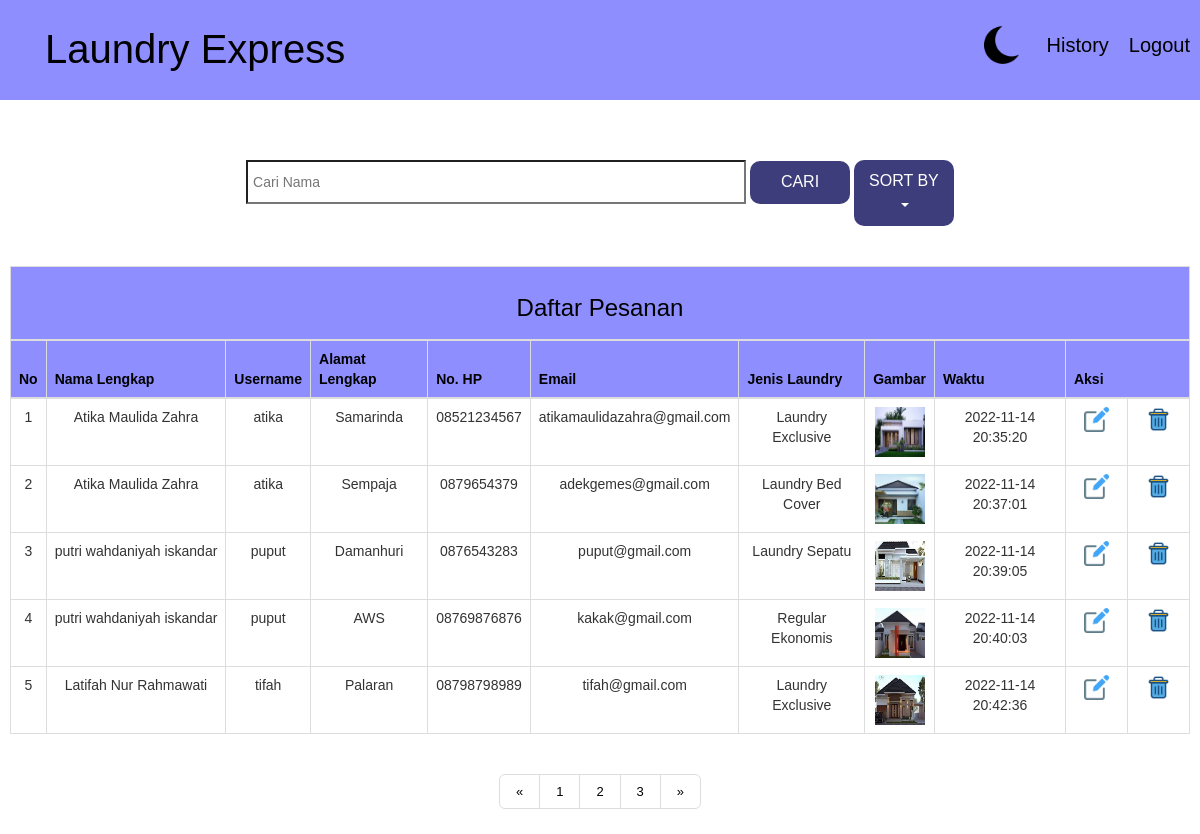
Page /beranda-admin.php on the committed database.
### tables this page shows
CREATE TABLE `laundry` (
  `id` int(11) NOT NULL,
  `id_user` int(11) NOT NULL,
  `nama` varchar(100) NOT NULL,
  `alamat` text NOT NULL,
  `telpon` varchar(25) NOT NULL,
  `email` varchar(100) NOT NULL,
  `jenis` varchar(100) NOT NULL
);

CREATE TABLE `user` (
  `id_user` int(11) NOT NULL,
  `nama` varchar(255) NOT NULL,
  `username` varchar(255) NOT NULL,
  `password` text NOT NULL
);

CREATE TABLE `gambar` (
  `id_gambar` int(11) NOT NULL,
  `id` int(11) NOT NULL,
  `nama_file` varchar(64) NOT NULL,
  `file` varchar(64) NOT NULL,
  `waktu` datetime NOT NULL
);

### beranda-admin.php (the view, shortened to what this page needs)
<?php
require "koneksi.php";
?>
<!DOCTYPE html>
<html lang="en">
<head>
    <link rel="stylesheet" href="css/styleData.css">
    <link rel="stylesheet" href="css/stylesheet.css">
    <link rel="stylesheet" href="css/styleSearch.css">
    <link rel="stylesheet" href="css/pagination.css">
    <link rel="stylesheet" href="https://maxcdn.bootstrapcdn.com/bootstrap/3.4.1/css/bootstrap.min.css">
</head>
<body>
    <div class="header">
        <div class="nama-header"><a href="beranda-admin.php" style="text-decoration: none;" data-toggle="tooltip" title="Kembali Ke Halaman Sebelumnya">Laundry Express</a></div>
        <div class="list-header">
            <ul>
                <li><button id="switch"><img src="images/night-mode.png" width="50px" height="50px"></button></li>
                <li><a href="history2.php" style="text-decoration: none;">History</a></li>
                <li><a href="logout.php" style="text-decoration: none;">Logout</a></li>
            </ul>
        </div>
    </div>
    <br><br>
    <div class="cari">
        <form action="" method="get">
            <input type="search" name="search" id="search" placeholder="Cari Nama" class="search">
            <input type="submit" name="submit" value="CARI" class="button-search">
        </form>
        <div class="dropdown">
            <button class="button-search" type="button" data-toggle="dropdown">SORT BY
            <span class="caret"></span></button>
        </div>
    </div>
    <br><br>
    <div class="tabel center" style="overflow-x: auto;">
        <table class="table table-bordered table-paginate" cellspacing="0" width="100%">
            <thead>
                <tr>
                    <th colspan="11" class="thead">
                        <h3 class="daftar">Daftar Pesanan</h3>
                    </th>
                </tr>
                <tr>
                    <th>No</th>
                    <th nowrap>Nama Lengkap</th>
                    <th>Username</th>
                    <th>Alamat Lengkap</th>
                    <th>No. HP</th>
                    <th>Email</th>
                    <th>Jenis Laundry</th>
                    <th>Gambar</th>
                    <th>Waktu</th>
                    <th colspan="2">Aksi</th>
                </tr>
            </thead>
            <tbody>
                <?php
                $batas = 5;
                $halaman = isset($_GET['halaman']) ?(int)$_GET['halaman'] : 1;
                $halaman_awal = ($halaman > 1) ? ($halaman * $batas) - $batas : 0;
                $previous = $halaman - 1;
                $next = $halaman + 1;
                $query = mysqli_query($db, "SELECT * FROM laundry INNER JOIN gambar ON laundry.id=gambar.id INNER JOIN user ON laundry.id_user=user.id_user");
                $jumlah_data = mysqli_num_rows($query);
                $total_halaman = ceil($jumlah_data / $batas);
                if (isset($_GET['submit'])) {
                    $search = $_GET['search'];
                    $query = mysqli_query($db, "SELECT * FROM laundry INNER JOIN gambar ON laundry.id=gambar.id INNER JOIN user ON laundry.id_user=user.id_user WHERE username LIKE '%$search%'");;
                } elseif (isset($_GET['alamat'])) {
                    $query = mysqli_query($db, "SELECT * FROM laundry INNER JOIN gambar ON laundry.id=gambar.id INNER JOIN user ON laundry.id_user=user.id_user ORDER BY alamat ASC limit $halaman_awal, $batas");
                } elseif (isset($_GET['laundry'])) {
                    $query = mysqli_query($db, "SELECT * FROM laundry INNER JOIN gambar ON laundry.id=gambar.id INNER JOIN user ON laundry.id_user=user.id_user ORDER BY jenis ASC limit $halaman_awal, $batas");
                } elseif (isset($_GET['username'])) {
                    $query = mysqli_query($db, "SELECT * FROM laundry INNER JOIN gambar ON laundry.id=gambar.id INNER JOIN user ON laundry.id_user=user.id_user ORDER BY username ASC limit $halaman_awal, $batas");
                } elseif (isset($_GET['waktu'])) {
                    $query = mysqli_query($db, "SELECT * FROM laundry INNER JOIN gambar ON laundry.id=gambar.id INNER JOIN user ON laundry.id_user=user.id_user ORDER BY waktu ASC limit $halaman_awal, $batas");
                } else {
                    $query = mysqli_query($db, "SELECT * FROM laundry INNER JOIN gambar ON laundry.id=gambar.id INNER JOIN user ON laundry.id_user=user.id_user limit $halaman_awal, $batas");
                }
                $i = $halaman_awal + 1;
                while ($row = mysqli_fetch_assoc($query)) {
                ?>
                <tr>
                    <td><?= $i ?></td>
                    <td nowrap><?=$row['nama']?></td>
                    <td><?=$row['username']?></td>
                    <td><?=$row['alamat']?></td>
                    <td><?=$row['telpon']?></td>
                    <td><?=$row['email']?></td>
                    <td><?=$row['jenis']?></td>
                    <td><img src="gambar/<?=$row['file']?>" width="50px" height="50px" ></td>
                    <td><?=$row['waktu']?></td>
                    <td class="edit">
                        <a href="edit.php?id=<?=$row['id']?>">
                            <img src="images/edit.png" width="25px" height="25px">
                        </a>
                    </td>
                    <td class="hapus">
                        <a href="hapus.php?id=<?=$row['id']?>" onclick="return confirm('Apakah Data akan dihapus')" >
                            <img src="images/trash-can.png" width="25px" height="25px">
                        </a>
                    </td>
                </tr>
                <?php
                $i++;
                }?>
            </tbody>
        </table>
        <nav>
            <ul class="pagination justify-content-center pagination-lg">
                <li class="page-item">
                    <a class="page-link" tabindex="-1" <?php if($halaman > 1){ echo "href='?halaman=$previous'"; } ?>>&laquo;</a>
                </li>
                <?php
                    for($x=1; $x <= $total_halaman; $x++){
                        ?>
                        <li class="page-item"><a class="page-link" href="?halaman=<?php echo $x ?>"><?php echo $x; ?><span class="sr-only">(current)</span></a></li>
                        <?php
                    }
                    ?>
                    <li class="page-item">
                        <a class="page-link" <?php if($halaman < $total_halaman) { echo "href='?halaman=$next'"; } ?>>&raquo;</a>
                    </li>
            </ul>
        </nav>
    </div>
</body>
</html>

### css/styleData.css (style rules this page uses)
* { margin: 0; padding: 0; font-family: 'Lucida Sans', 'Lucida Sans Regular', 'Lucida Grande', 'Lucida Sans Unicode', Geneva, Verdana, sans-serif; }
thead tr { background-color: rgb(142, 142, 255); color: black; }
th { padding: 10px 5px; }
td { height: 40px; }
table { width: 100%; }
table a { padding: 10px; border-radius: 5px; }
.tabel { margin: 0 10px; text-align: center; display: flex; flex-direction: column; }
.daftar { display: flex; justify-content: center; align-items: center; }

### css/stylesheet.css (style rules this page uses)
* { margin: 0; padding: 0; }
.header { background-color: rgb(142, 142, 255); color: black; height: 100px; display: flex; justify-content:space-between ; align-items: center; }
.header a { color: black; }
.nama-header { float: left; font-size: 40px; padding: 25px 45px; }
.list-header ul { display: flex; align-items: center; justify-content: flex-end; }
.list-header ul li { padding: 0 10px; }
.list-header a { color: black; }
body { font-family: 'Lucida Sans', 'Lucida Sans Regular', 'Lucida Grande', 'Lucida Sans Unicode', Geneva, Verdana, sans-serif; }
li { list-style: none; float :left; font-size: 20px; }
#switch { background-color: rgb(142, 142, 255); border: none; }

### css/styleSearch.css (style rules this page uses)
.cari { display: flex; justify-content: center; margin-top: 20px; }
.search { padding: 10px 5px; width: 500px; }
.button-search { padding: 10px; width: 100px; font-size: medium; background-color: rgb(61, 61, 124); color: white; border:none; border-radius: 10px; }

### css/pagination.css (style rules this page uses)
.pagination .page-item .page-link { color: black; font-size: small; float: left; padding: 8px 16px; text-decoration: none; transition: background-color .3s; }

### rows in the picture
laundry: id_user.nama "Atika Maulida Zahra", id_user.username "atika", alamat "Samarinda", telpon "08521234567", email "atikamaulidazahra@gmail.com", jenis "Laundry Exclusive", gambar.file (picture), gambar.waktu "2022-11-14 20:35:20"
laundry: id_user.nama "Atika Maulida Zahra", id_user.username "atika", alamat "Sempaja", telpon "0879654379", email "adekgemes@gmail.com", jenis "Laundry Bed Cover", gambar.file (picture), gambar.waktu "2022-11-14 20:37:01"
laundry: id_user.nama "putri wahdaniyah iskandar", id_user.username "puput", alamat "Damanhuri", telpon "0876543283", email "puput@gmail.com", jenis "Laundry Sepatu", gambar.file (picture), gambar.waktu "2022-11-14 20:39:05"
laundry: id_user.nama "putri wahdaniyah iskandar", id_user.username "puput", alamat "AWS", telpon "08769876876", email "kakak@gmail.com", jenis "Regular Ekonomis", gambar.file (picture), gambar.waktu "2022-11-14 20:40:03"
laundry: id_user.nama "Latifah Nur Rahmawati", id_user.username "tifah", alamat "Palaran", telpon "08798798989", email "tifah@gmail.com", jenis "Laundry Exclusive", gambar.file (picture), gambar.waktu "2022-11-14 20:42:36"
